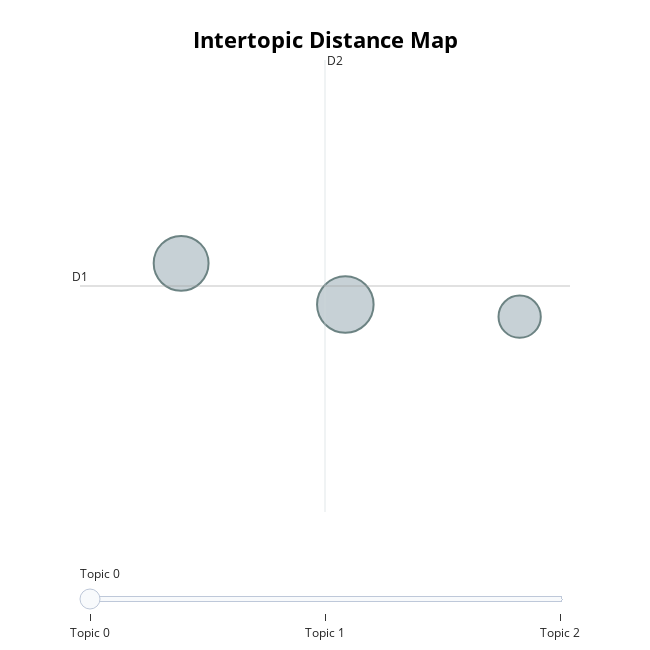

The code cell stored with this chart in its notebook:
### Markdown cell above
Note that the model is stocastich which means that the topics might differ across runs.


# **Visualize Topics**

### Code cell
model.visualize_topics()

### Figure 1 — Plotly figure (JSON) as saved in the notebook; plotly's stock layout.template omitted (floating-point values rounded to 4 significant figures)
{"data": [{"customdata": [[-3.09, 14.21, 0, "depressive symptoms | symptoms | odds ratio | depressive | disorders", 32], [-1.538, 13.65, 1, "pulling | pushing pulling | discrimination | employment relations | occupational pushing pulling", 19], [-2.337, 13.78, 2, "causation | low | jobrelated | workrelated | fathers", 34]], "hovertemplate": "<b>Topic %{customdata[2]}</b><br>Words: %{customdata[3]}<br>Size: %{customdata[4]}", "legendgroup": "", "marker": {"color": "#B0BEC5", "line": {"color": "DarkSlateGrey", "width": 2}, "size": [32, 19, 34], "sizemode": "area", "sizeref": 0.02125, "symbol": "circle"}, "mode": "markers", "name": "", "orientation": "v", "showlegend": false, "type": "scatter", "x": [-3.09, -1.538, -2.337], "xaxis": "x", "y": [14.21, 13.65, 13.78], "yaxis": "y"}], "layout": {"annotations": [{"showarrow": false, "text": "D1", "x": -3.554, "y": 13.98, "yshift": 10}, {"showarrow": false, "text": "D2", "x": -2.431, "xshift": 10, "y": 16.35}], "height": 650, "hoverlabel": {"bgcolor": "white", "font": {"family": "Rockwell", "size": 16}}, "legend": {"itemsizing": "constant", "tracegroupgap": 0}, "margin": {"t": 60}, "shapes": [{"line": {"color": "#CFD8DC", "width": 2}, "type": "line", "x0": -2.431, "x1": -2.431, "y0": 11.61, "y1": 16.35}, {"line": {"color": "#9E9E9E", "width": 2}, "type": "line", "x0": -3.554, "x1": 16.35, "y0": 13.98, "y1": 13.98}], "sliders": [{"active": 0, "pad": {"t": 50}, "steps": [{"args": [{"marker.color": [["red", "#B0BEC5", "#B0BEC5"]]}], "label": "Topic 0", "method": "update"}, {"args": [{"marker.color": [["#B0BEC5", "red", "#B0BEC5"]]}], "label": "Topic 1", "method": "update"}, {"args": [{"marker.color": [["#B0BEC5", "#B0BEC5", "red"]]}], "label": "Topic 2", "method": "update"}]}], "title": {"font": {"color": "Black", "size": 22}, "text": "<b>Intertopic Distance Map", "x": 0.5, "xanchor": "center", "y": 0.95, "yanchor": "top"}, "width": 650, "xaxis": {"anchor": "y", "domain": [0.0, 1.0], "range": [-3.554, -1.308], "title": {"text": ""}, "visible": false}, "yaxis": {"anchor": "x", "domain": [0.0, 1.0], "range": [11.61, 16.35], "title": {"text": ""}, "visible": false}}}
